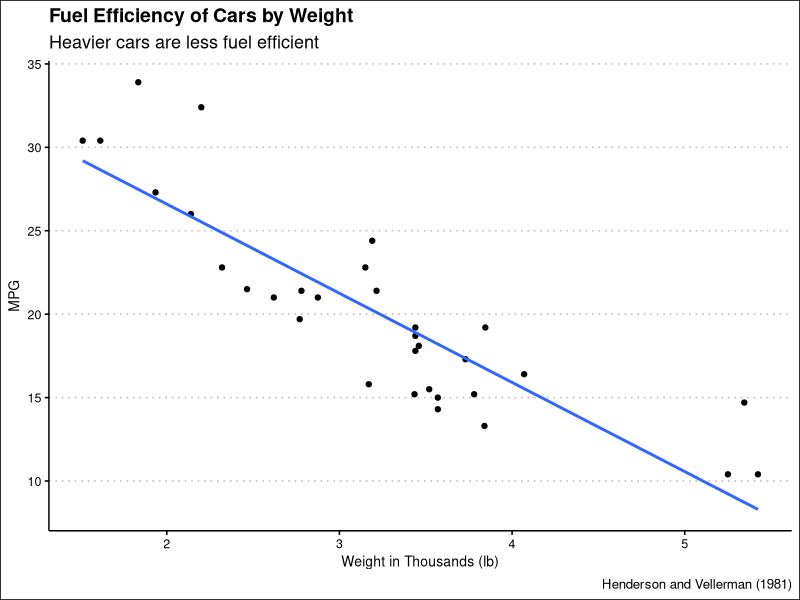

This figure's R source:
## ---- chunk 1
knitr::opts_chunk$set(echo = FALSE)
library(tidyverse)
library(ggthemes)
## ---- chunk 2
mtcars %>%
 select(mpg, wt) %>%
 ggplot(aes(x = wt, y = mpg)) +
        geom_point() +
        geom_smooth(method = "lm", formula = y~x, se = FALSE) +
        theme_clean() +
        labs(title = "Fuel Efficiency of Cars by Weight",
             subtitle = "Heavier cars are less fuel efficient",
             x = "Weight in Thousands (lb)",
             y = "MPG",
             caption = "Henderson and Vellerman (1981)")
